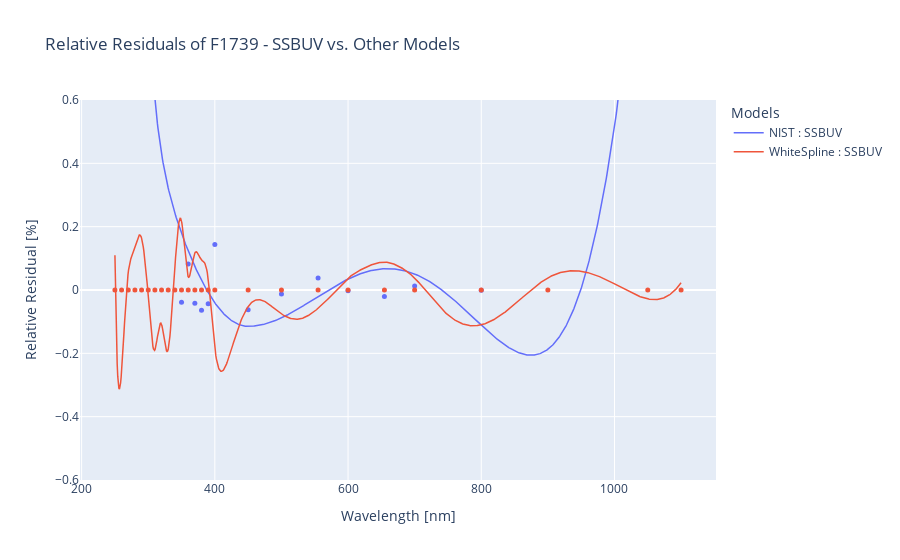

Source (notebook cell):
### Code cell
lampSN = 'F1711'
lampSN = 'F1738'
lampSN = 'F1739'
nsamples = 50

df = readOptronicLampData(lampSN)
# Chose an arbitrary reference model
RefModel = SSBUV
Models = (NIST, WhiteSpline)

# Choose and arbitrary wavelength grid for interpolation
# w_interp = np.linspace(250.0, 1100.0, (1100-250)+1)  # Arbitrary wl grid
wavelengths = df.wavelength.values
w_interp = np.linspace(wavelengths.min(), wavelengths.max(), 1000)  # Arbitrary wl grid

# Create the reference model
# This will be used to compute relative residuals for all other models
irr_ref = RefModel(df.wavelength.to_numpy(), df.irradiance.to_numpy(), df.uncertainty_rel.to_numpy()).model(w_interp)
print(f"{RefModel.__name__} is the reference model.")


# Each comparison model will be plotted as a separate trace
# The y-axis will show the relative residuals compared to the reference model
import plotly.colors

# Define a color palette with enough distinct colors for your models
palette = plotly.colors.qualitative.Plotly
num_models = len(Models)
colors = palette[:num_models]

fig = go.Figure()
for i, model in enumerate(Models):
    print(model.__name__)
    theModel = model(df.wavelength.to_numpy(), df.irradiance.to_numpy(), df.uncertainty_rel.to_numpy())
    irr = theModel.model(w_interp)
    irr_resid = 100 * (irr - irr_ref) / irr_ref

    # Line trace (interpolated residuals)
    fig.add_trace(go.Scatter(
        x=w_interp, y=irr_resid, mode='lines',
        name=f"{model.__name__} : {RefModel.__name__}",
        line=dict(width=1.5, color=colors[i])
    ))

    # Marker trace (data residuals)
    fig.add_trace(go.Scatter(
        x=theModel.wl_data, y=theModel.residuals(), mode='markers',
        marker=dict(size=5, color=colors[i]),
        name=f"{model.__name__} : {RefModel.__name__}",
        showlegend=False, # Show legend only for the first model
        # error_y=dict(type='data', array=theModel.unc_data_rel_k2, visible=True)
    ))

fig.update_yaxes(range=[-0.6, 0.6])
fig.update_layout(
    title=f'Relative Residuals of {lampSN} - {RefModel.__name__} vs. Other Models',
    xaxis_title='Wavelength [nm]',
    yaxis_title='Relative Residual [%]',
    legend=dict(title='Models'),
)
fig.show()

### Figure 1 — Plotly figure (JSON) as saved in the notebook; plotly's stock layout.template omitted (floating-point values rounded to 4 significant figures; data arrays with more than 128 entries replaced by an {"elided": "..."} marker saying what was removed)
{"data": [{"line": {"color": "#636EFA", "width": 1.5}, "mode": "lines", "name": "NIST : SSBUV", "type": "scatter", "x": {"elided": "1000 float values"}, "y": {"elided": "1000 float values"}}, {"marker": {"color": "#636EFA", "size": 5}, "mode": "markers", "name": "NIST : SSBUV", "showlegend": false, "type": "scatter", "x": [350.0, 360.0, 370.0, 380.0, 390.0, 400.0, 450.0, 500.0, 555.0, 600.0, 654.6, 700.0, 800.0], "y": [-0.03844, 0.08211, -0.04222, -0.06407, -0.0432, 0.1438, -0.06265, -0.01226, 0.03761, -0.00259, -0.02068, 0.0129, -0.001058]}, {"line": {"color": "#EF553B", "width": 1.5}, "mode": "lines", "name": "WhiteSpline : SSBUV", "type": "scatter", "x": {"elided": "1000 float values"}, "y": {"elided": "1000 float values"}}, {"marker": {"color": "#EF553B", "size": 5}, "mode": "markers", "name": "WhiteSpline : SSBUV", "showlegend": false, "type": "scatter", "x": [250.0, 260.0, 270.0, 280.0, 290.0, 300.0, 310.0, 320.0, 330.0, 340.0, 350.0, 360.0, 370.0, 380.0, 390.0, 400.0, 450.0, 500.0, 555.0, 600.0, 654.6, 700.0, 800.0, 900.0, 1050.0, 1100.0], "y": [0.0, 0.0, 0.0, 0.0, 0.0, 1.37e-14, -1.951e-14, 1.425e-14, 0.0, 0.0, 0.0, 2.026e-14, 1.636e-14, -1.343e-14, 0.0, 1.886e-14, 0.0, 1.132e-14, 0.0, 0.0, 0.0, 0.0, 0.0, 0.0, 0.0, 0.0]}], "layout": {"legend": {"title": {"text": "Models"}}, "title": {"text": "Relative Residuals of F1739 - SSBUV vs. Other Models"}, "xaxis": {"title": {"text": "Wavelength [nm]"}}, "yaxis": {"range": [-0.6, 0.6], "title": {"text": "Relative Residual [%]"}}}}
